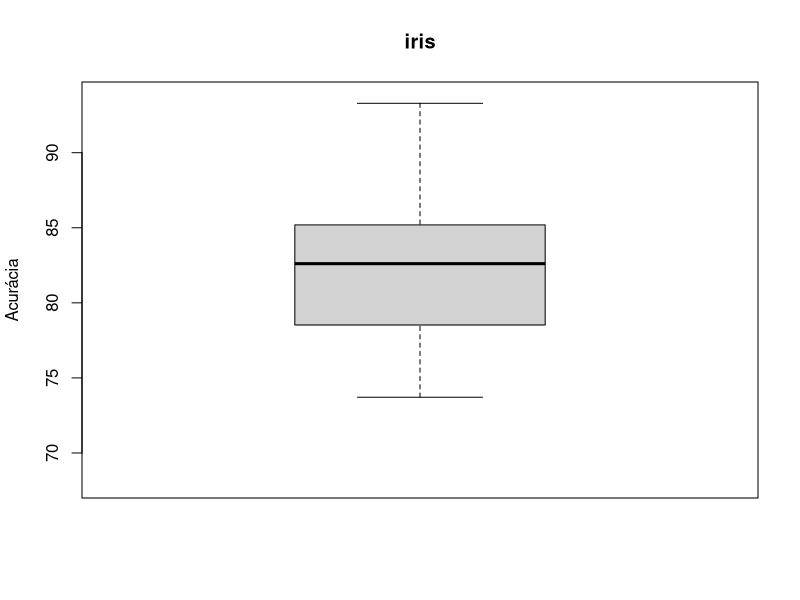
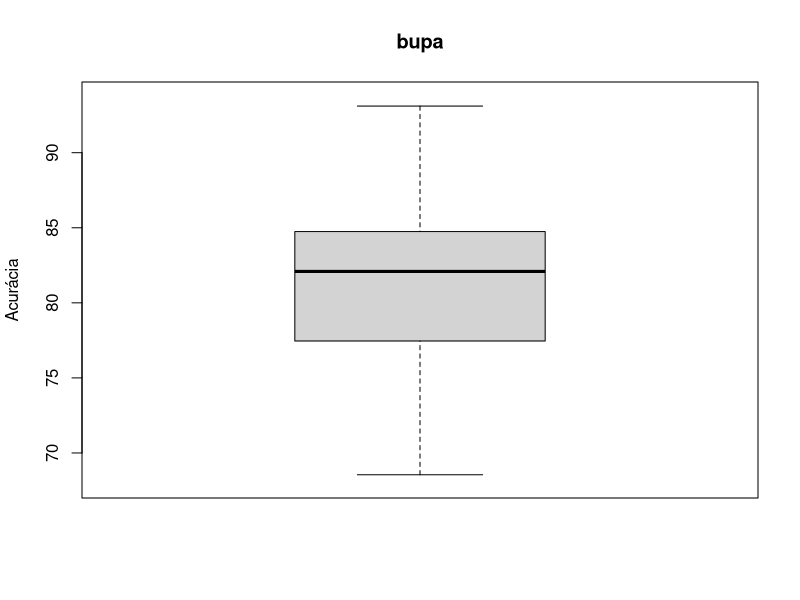
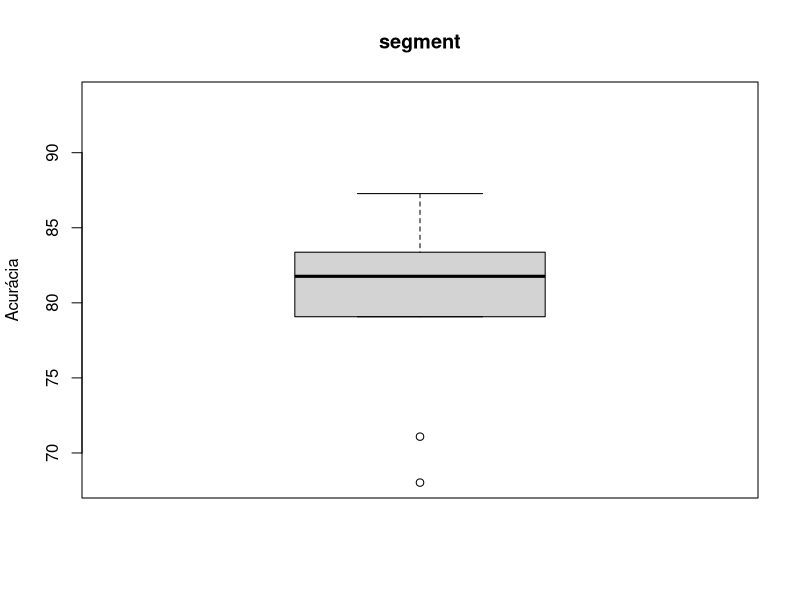
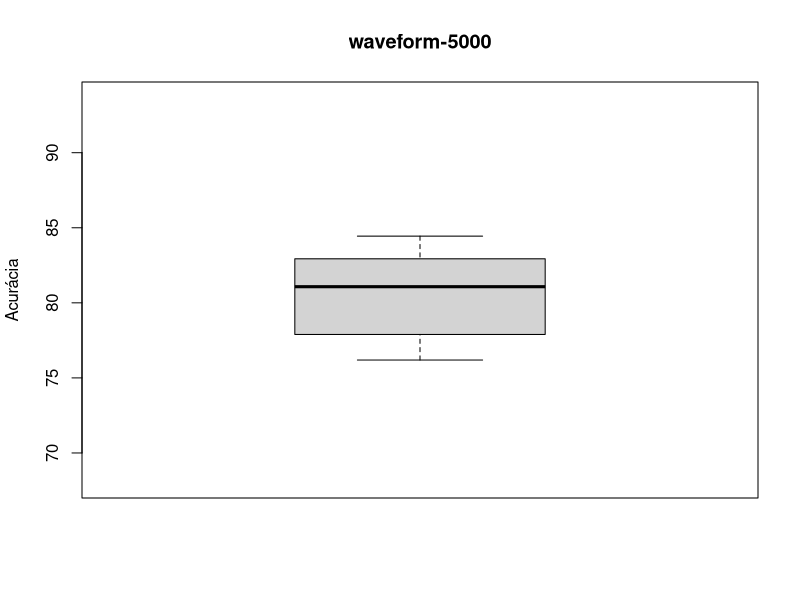
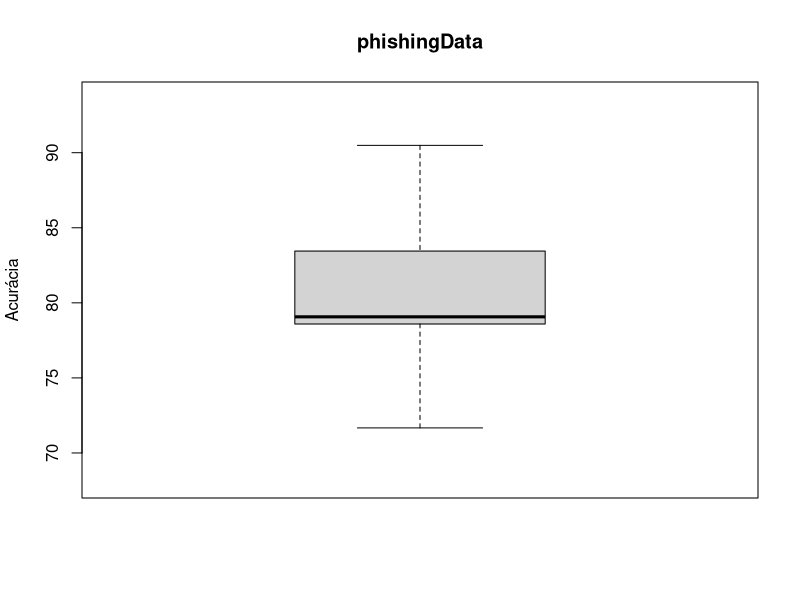
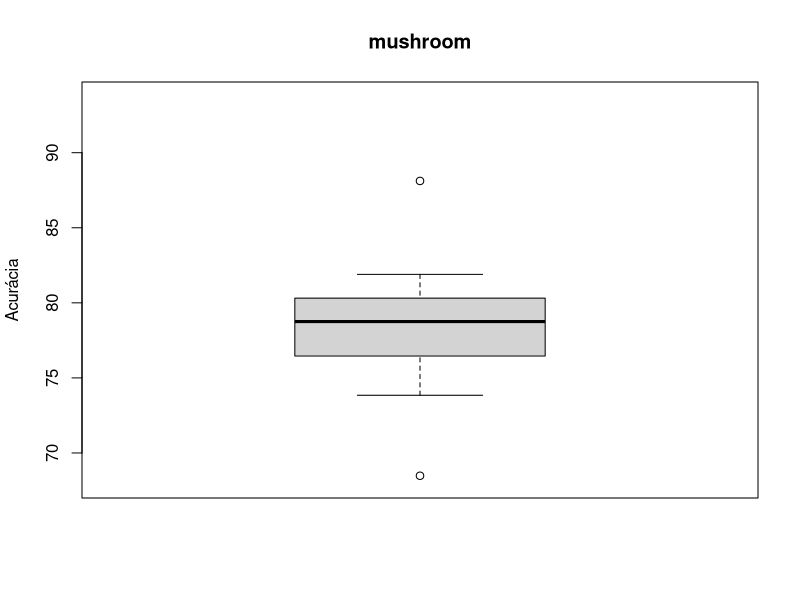
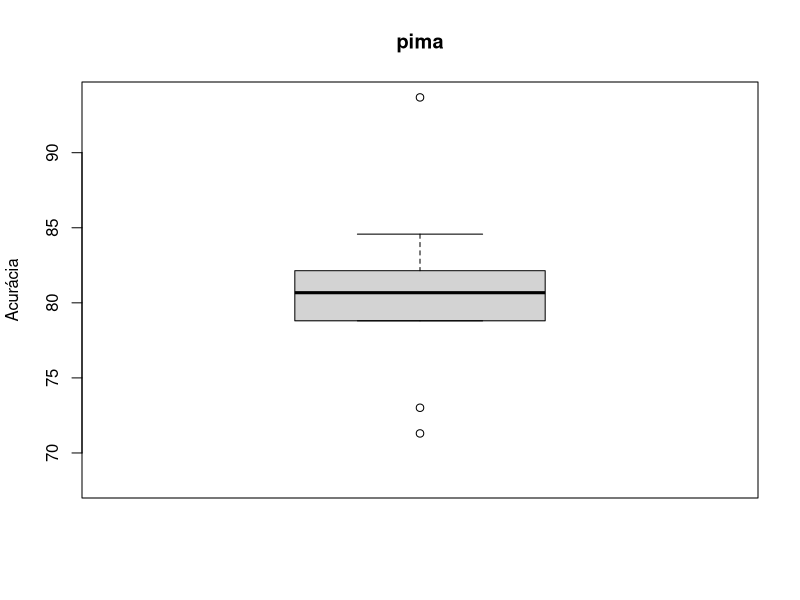
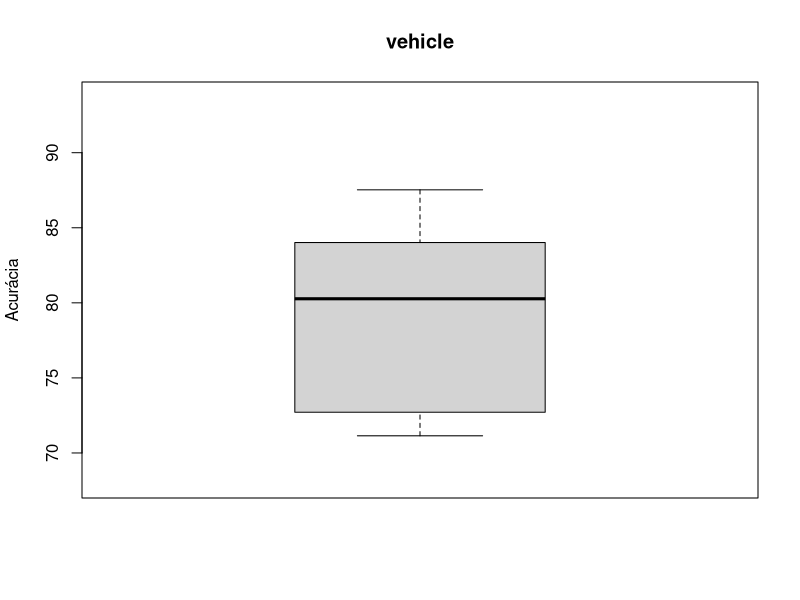

Generate these figures, in order, with R:
# Assumindo que todos os folds das acurácias de cada dataset estão no data Frame
# segue o seguinte código
# LEMBRETE: OS BOXPLOTS VÃO FICAR MAIS ARRUMADINHOS PORQUÊ É UMA DISTRIBUIÇÃO
#   GAUSSIANA COM MÉDIA 80 E DESVIO PADRÃO EM 5 PONTOS
#
# ASSUMINDO que o data frame se encontra no seguinte padrão.
#        BASE1 BASE2 BASE3 ··· BASE30
# FOLD1  84.56 65.89 56.89 ··· 89.68
# FOLD2  56.98 66.98 98.48 ··· 84.84
# FOLD3  84.60 84.48 95.48 ··· 79.56
# ·        ·     ·     .   ···   ·
# ·        ·     ·     .   ···   ·
# ·        ·     ·     .   ···   ·
# FOLD10 48.78 79.80 99.98 ··· 48.88

#######################
## Código de Exemplo ##
#######################

# Gerando distribuição aleatória 
distribuicao <- rnorm(300, 80, 5)

# Nomes das bases de dados
databases <- c("iris", "bupa", "segment", "waveform-5000", "phishingData",
               "mushroom", "pima", "vehicle", "wilt",
               "kr-vs-kp", "blood-transfusion-service", "cnae-9",
               "connectionist-mines-vs-rocks", "flare",
               "indian-liver-patient", "leukemia-haslinger",
               "mammographic-mass", "mfeat-karhunen", "musk",
               "ozone-onehr", "pendigits", "planning-relax", "seeds",
               "semeion", "spectf-heart", "tic-tac-toe", "twonorm",
               "hill-valley", "balance-scale", "car")

# criando um data frame com a distribuição gerada
dados <- as.data.frame(matrix(data = distribuicao, byrow = T, nrow = 10))

# Extensão que o arquivo vai ser salvo
extensao <- "png"


for (i in 1:length(databases)) {
  # Medidas ajustáveis, estou informando os parâmetros que julgo necessários/
  # pertinentes para a geração deste gráficos
  png(filename = paste(c(databases[i], extensao), collapse = "."),
      width = 640, height = 640)
  
  # Plotando o gráfico de fato
  boxplot(dados[,i], ylab = "Acurácia", main = databases[i],
          ylim = c(min(dados), max(dados)))

  # Salvando o arquivo de fato no .png
  dev.off()  
}

# Plotando um boxplot de todas as distribuições
png("geral.png", width = 1024, height = 1024)

boxplot(dados, names = databases, ylab = "Acurácias", main = "Todas as bases",
        at = 1:30, xlim = c(1, 30), ylim = c(min(dados), max(dados)),
        yaxs = "i")

dev.off()
